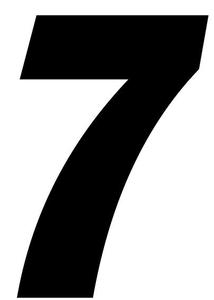
#> input picture 分类/组合方法/Data/img/7_0.jpg, 214 x 300 px, found by its file name; its folder holds only this picture in this run
$ python ImgToBinary.py
#> lines starting #> are read from the running program, lines starting #| are printed output that depends on the picture
#!user/bin/python3
# _*_ coding:utf-8 _*_
# author TingXiao-UI
import numpy as np
import os
from PIL import Image
import matplotlib.pyplot as plt
# 如遇中文显示问题可加入以下代码
from pylab import mpl
mpl.rcParams['font.sans-serif'] = ['SimHei']  # 指定默认字体
mpl.rcParams['axes.unicode_minus'] = False  # 解决保存图像是负号'-'显示为方块的问题
def ImgToText(path):
#> called with path = '.\\Data\\img'
    imgFilesList = os.listdir(path)
    imgNum = len(imgFilesList)
    imgMatrix = {}#图像矩阵容器
    reSize = 512
    for i in range(imgNum):
        imgMatrix[i]=[]#图像矩阵容器初始化
        img = Image.open(path +'\\' + imgFilesList[i])
#> img is the input picture: PIL image 214x300 RGB; min 0, max 255, mean 149.5
        # 转换图片为RGBA模式+reSize*reSize尺寸
        img = img.convert('RGB')
        img = img.resize((reSize, reSize), Image.LANCZOS)
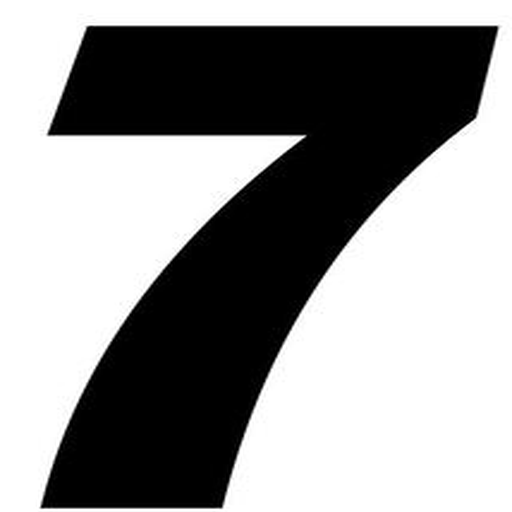
#> img: PIL image 512x512 RGB; min 0, max 255, mean 149.5
        imgSize = img.size
#> imgSize = (512, 512)
        # [18 lines of commented-out code are left out]
        for x in range(imgSize[0]):
            for y in range(imgSize[1]):
                pixel = img.getpixel((x,y))
                if(pixel!= (255,255,255)):
                    imgMatrix[i].append([x,-y])
        imgMatrix[i] = np.mat(imgMatrix[i])
        np.save('./Data/imtTest'+str(i)+'.npy', imgMatrix[i])
        plt.figure(i)
        plt.scatter(imgMatrix[i][:,0].tolist(),imgMatrix[i][:,1].tolist(),s=1)
        plt.show()
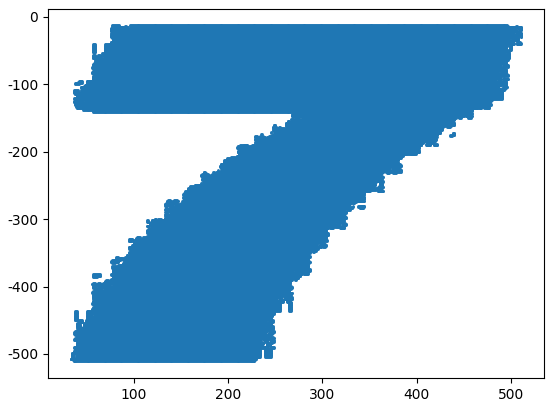
#> figure drawn by matplotlib, 1 panel

if __name__=='__main__':
    filePath = r'.\Data\img'
    ImgToText(filePath)

$ run again, on 分类/组合方法/Data/img/bird.jpeg
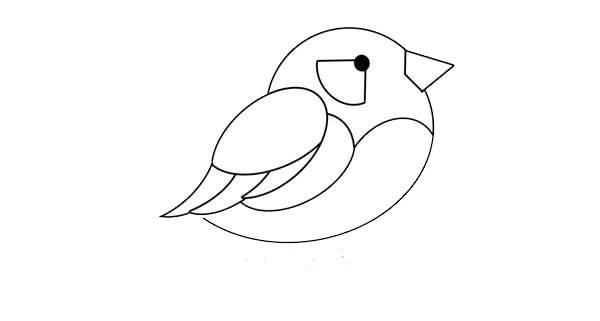
#> input picture 分类/组合方法/Data/img/bird.jpeg, 600 x 321 px, found by its file name
#> in ImgToText, img is the input picture: PIL image 600x321 RGB; min 0, max 255, mean 250.7
#> in ImgToText, `img = img.resize((reSize, reSize), Image.LANCZOS)`:
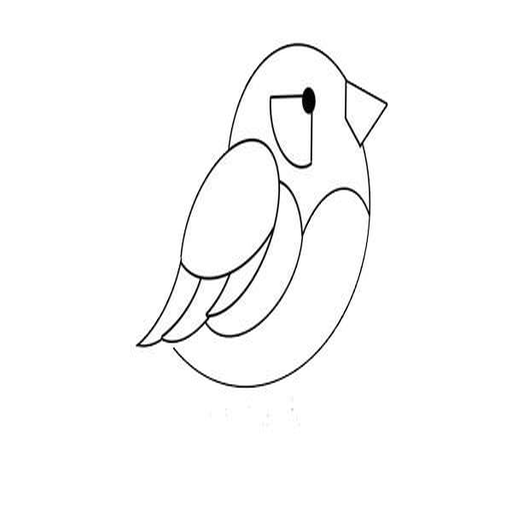
#> img: PIL image 512x512 RGB; min 0, max 255, mean 250.6
#> in ImgToText, `plt.show()`:
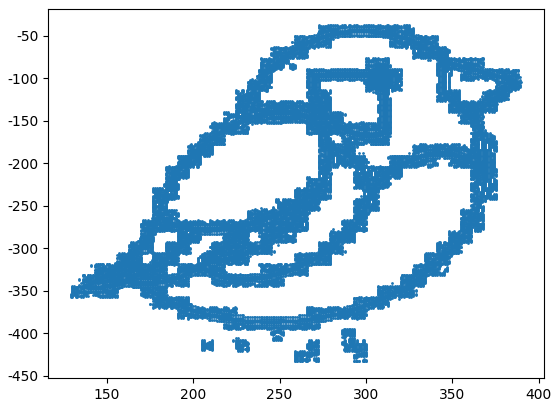
#> figure drawn by matplotlib, 1 panel
